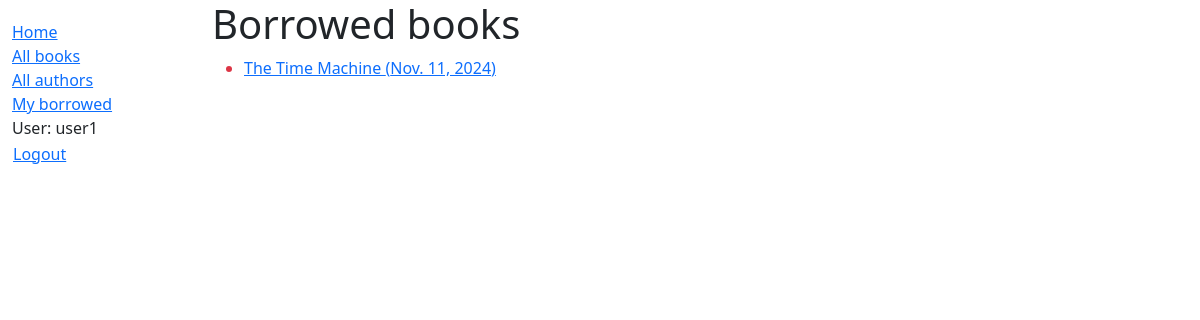
Page /catalog/mybooks/ (signed in) on the earlier database version.
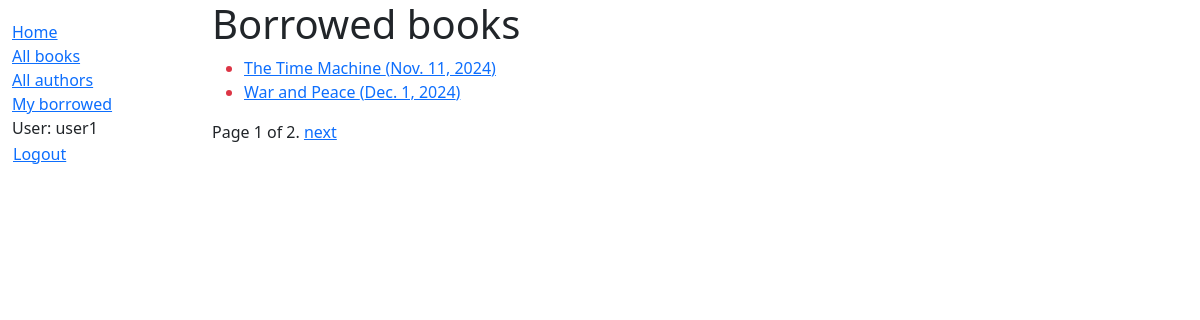
Same page on the later database version.
### catalog/models.py (models this page shows, shortened)
class BookInstance(models.Model):
    id = models.UUIDField(primary_key=True, default=uuid.uuid4, help_text="Unique ID for this particular book across whole library")
    book = models.ForeignKey('Book', on_delete=models.RESTRICT, null=True)
    imprint = models.CharField(max_length=200)
    due_back = models.DateField(null=True, blank=True)
    borrower = models.ForeignKey(settings.AUTH_USER_MODEL, on_delete=models.SET_NULL, null=True, blank=True)
    LOAN_STATUS = (
        ('m', 'Maintenance'),
        ('o', 'On loan'),
        ('a', 'Available'),
        ('r', 'Reserved'),
    )
    status = models.CharField(
        max_length=1,
        choices=LOAN_STATUS,
        blank=True,
        default='m',
        help_text='Book availability',
    )
    class Meta:
        ordering=['due_back']
        permissions = (('can_mark_returned', 'Set book as returned'), )
    @property
    def is_overdue(self):
        return bool(self.due_back and date.today() > self.due_back)

class Book(models.Model):
    title = models.CharField(max_length=200)
    author = models.ForeignKey('Author', on_delete=models.RESTRICT, null=True)
    summary = models.TextField(max_length=1000, help_text="Enter a brief description of the book")
    isbn = models.CharField('ISBN', max_length=13, unique=True, help_text='13 Character <a href="https://www.isbn-international.org/content/what-isbn''">ISBN number</a>')
    genre = models.ManyToManyField(Genre, help_text="Select a genre for this book")
    def display_genre(self):
        """Create a string for the genre. This is required to display genre in Admin."""
        return ', '.join(genre.name for genre in self.genre.all()[:3])
    display_genre.short_description = "Genre"

### catalog/views.py (the view)
# urls.py: path('mybooks/', views.LoanedBooksByUserListView.as_view(), name='my-borrowed'),
class LoanedBooksByUserListView(LoginRequiredMixin, generic.ListView):
    model = BookInstance
    template_name = 'catalog/bookinstance_list_borrowed_user.html'
    paginate_by = 2
    def get_queryset(self):
        return BookInstance.objects.filter(borrower=self.request.user).filter(status__exact='o').order_by('due_back')

### catalog/templates/catalog/bookinstance_list_borrowed_user.html
{% extends "base_generic.html" %}
{% block content %}
    <h1>Borrowed books</h1>
    {% if bookinstance_list %}
    <ul>
        {% for bookinst in bookinstance_list %}
            <li class="{% if bookinst.is_overdue %}text-danger{% endif %}">
                <a href="{% url 'book-detail' bookinst.book.pk %}">
                    {{ bookinst.book.title }} ({{ bookinst.due_back }})
                </a>
            </li>
        {% endfor %}
    </ul>
    {% else %}
    <p>There are no books borrowed.</p>
    {% endif %}
{% endblock %}

### catalog/templates/base_generic.html (shortened to what this page needs)
<!doctype html>
<html lang="en">
  <head>
    <link href="https://cdn.jsdelivr.net/npm/bootstrap@5.3.3/dist/css/bootstrap.min.css"
      rel="stylesheet"
>
    {% load static %}
    <link rel="stylesheet" href="{% static 'css/style.css' %}" />
  </head>
  <body>
    <div class="container-fluid">
      <div class="row">
        <div class="col-sm-2">
          {% block sidebar %}
            <ul class="sidebar-nav">
              <li><a href="{% url 'index' %}">Home</a></li>
              <li><a href="{% url 'books' %}">All books</a></li>
              <li><a href="{% url 'authors' %}">All authors</a></li>
              <li><a href="{% url 'my-borrowed' %}">My borrowed</a></li>
              {% if user.is_authenticated %}
              <li>User: {{ user.get_username }}</li>
              <li>
                <form id="logout-form" method="post" action="{% url 'logout' %}">
                  <button type="submit" class="btn btn-link">Logout</button>
                </form>
              </li>
              {% else %}
              <li><a href="{% url 'login' %}?next={{ request.path }}">Login</a></li>
              {% endif %}
            </ul>
          {% endblock %}
        </div>
        <div class="col-sm-10 ">
          {% block content %}{% endblock %}
          {% block pagination %}
            {% if is_paginated %}
              <div class="pagination">
                <span class="page-links">
                  <span class="page-current">
                    Page {{ page_obj.number  }} of {{ page_obj.paginator.num_pages }}.
                  </span>
                  {% if page_obj.has_next %}
                    <a href="{{ request.path }}?page={{ page_obj.next_page_number }}">next</a>
                  {% endif %}
                </span>
              </div>
            {% endif %}
          {% endblock %}
        </div>
      </div>
    </div>
  </body>
</html>

Differences in the rows shown:
now on this page (row edited): BookInstance: book "War and Peace", due_back "Dec. 1, 2024"
Other differences:
{{ page_obj.number }}: (not shown) → "1"
{{ page_obj.paginator.num_pages }}: (not shown) → "2"
text now shown: "Page of . next"
